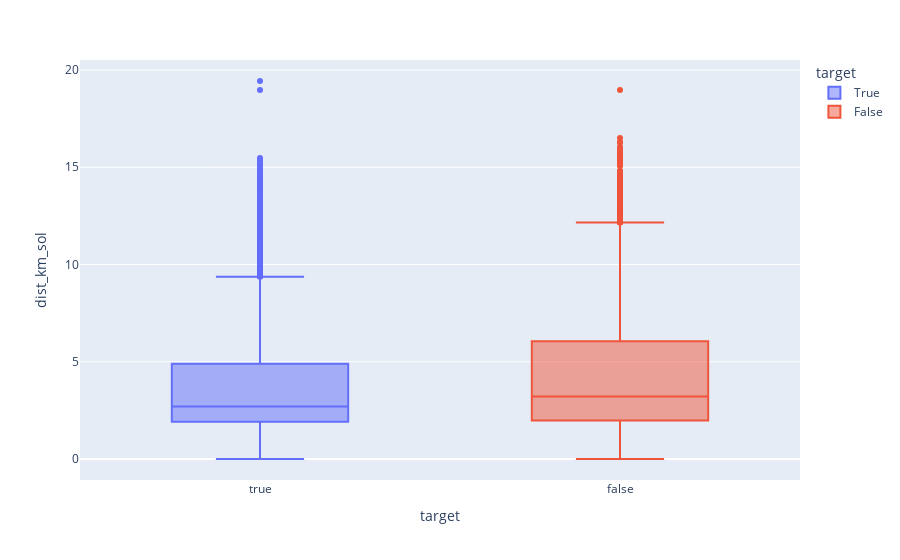

The notebook cell saved with this chart:
### Code cell
#Distancia dde Puerta del Sol

px.box(
    data_frame=df,
    x="target",
    y="dist_km_sol",
    color="target",
)

### Figure 1 — Plotly figure (JSON) as saved in the notebook; plotly's stock layout.template omitted (floating-point values rounded to 4 significant figures; data arrays with more than 128 entries replaced by an {"elided": "..."} marker saying what was removed)
{"data": [{"alignmentgroup": "True", "hovertemplate": "target=%{x}<br>dist_km_sol=%{y}<extra></extra>", "legendgroup": "True", "marker": {"color": "#636efa"}, "name": "True", "notched": false, "offsetgroup": "True", "orientation": "v", "showlegend": true, "type": "box", "x": {"elided": "14228 bool values"}, "x0": " ", "xaxis": "x", "y": {"elided": "14228 float values"}, "y0": " ", "yaxis": "y"}, {"alignmentgroup": "True", "hovertemplate": "target=%{x}<br>dist_km_sol=%{y}<extra></extra>", "legendgroup": "False", "marker": {"color": "#EF553B"}, "name": "False", "notched": false, "offsetgroup": "False", "orientation": "v", "showlegend": true, "type": "box", "x": {"elided": "6792 bool values"}, "x0": " ", "xaxis": "x", "y": {"elided": "6792 float values"}, "y0": " ", "yaxis": "y"}], "layout": {"boxmode": "overlay", "legend": {"title": {"text": "target"}, "tracegroupgap": 0}, "margin": {"t": 60}, "xaxis": {"anchor": "y", "categoryarray": [true, false], "categoryorder": "array", "domain": [0, 1], "title": {"text": "target"}}, "yaxis": {"anchor": "x", "domain": [0, 1], "title": {"text": "dist_km_sol"}}}}
